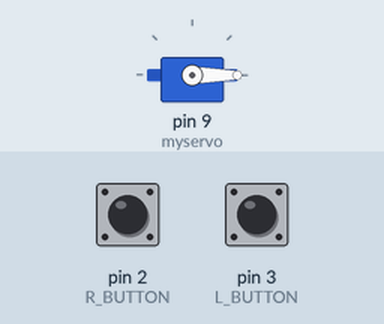
Simulated run of this sketch. Board: Arduino Uno, built with avr-gcc and run on an emulated ATmega328P. Parts: servo. The inputs (shaded band) are chosen by the test bench; at power-on: pin 3 (L_BUTTON) LOW, pin 2 (R_BUTTON) LOW.

Above: at 1.2 s.
1.3 s: pin 3 (L_BUTTON) pulled HIGH for 0.15 s
At 2.5 s:
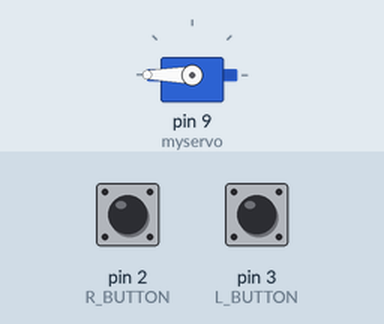
2.9 s: pin 2 (R_BUTTON) pulled HIGH for 0.15 s
At 3.9 s:
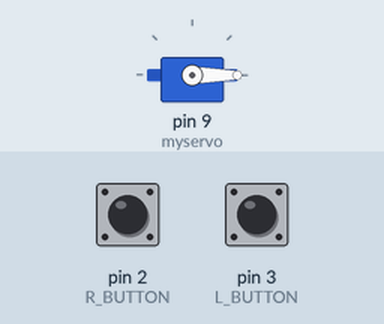
4.5 s: pin 3 (L_BUTTON) pulled HIGH for 1 s
At 5.1 s:
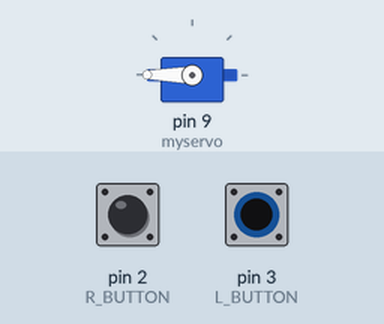
Timing chart, 0 to 7.5 s (numbered marks = the images above; inputs shaded):
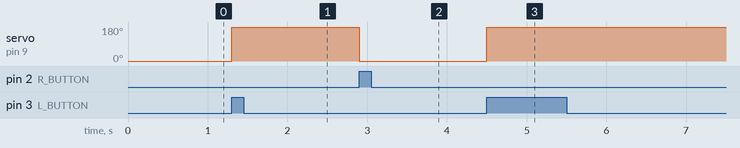

The sketch:

ServoTest.ino
```cpp
#include <Servo.h>

#define L_BUTTON 3
#define R_BUTTON 2

Servo myservo;
int pos = 0;

void setup() {
  pinMode(L_BUTTON, INPUT);
  pinMode(R_BUTTON, INPUT);
  pinMode(9, OUTPUT);
  myservo.attach(9);
  myservo.write(0);
}
void loop() {
  if (digitalRead(L_BUTTON) == HIGH) {
    myservo.write(180);
  }
  if (digitalRead(R_BUTTON) == HIGH ) {
    myservo.write(0);
  }
}
```

Measured:
- after the input at 1.3 s, servo on pin 9 (myservo): 0° → 180° at once
- after the input at 2.9 s, servo on pin 9 (myservo): 180° → 0° at once
- after the input at 4.5 s, servo on pin 9 (myservo): 0° → 180° at once
